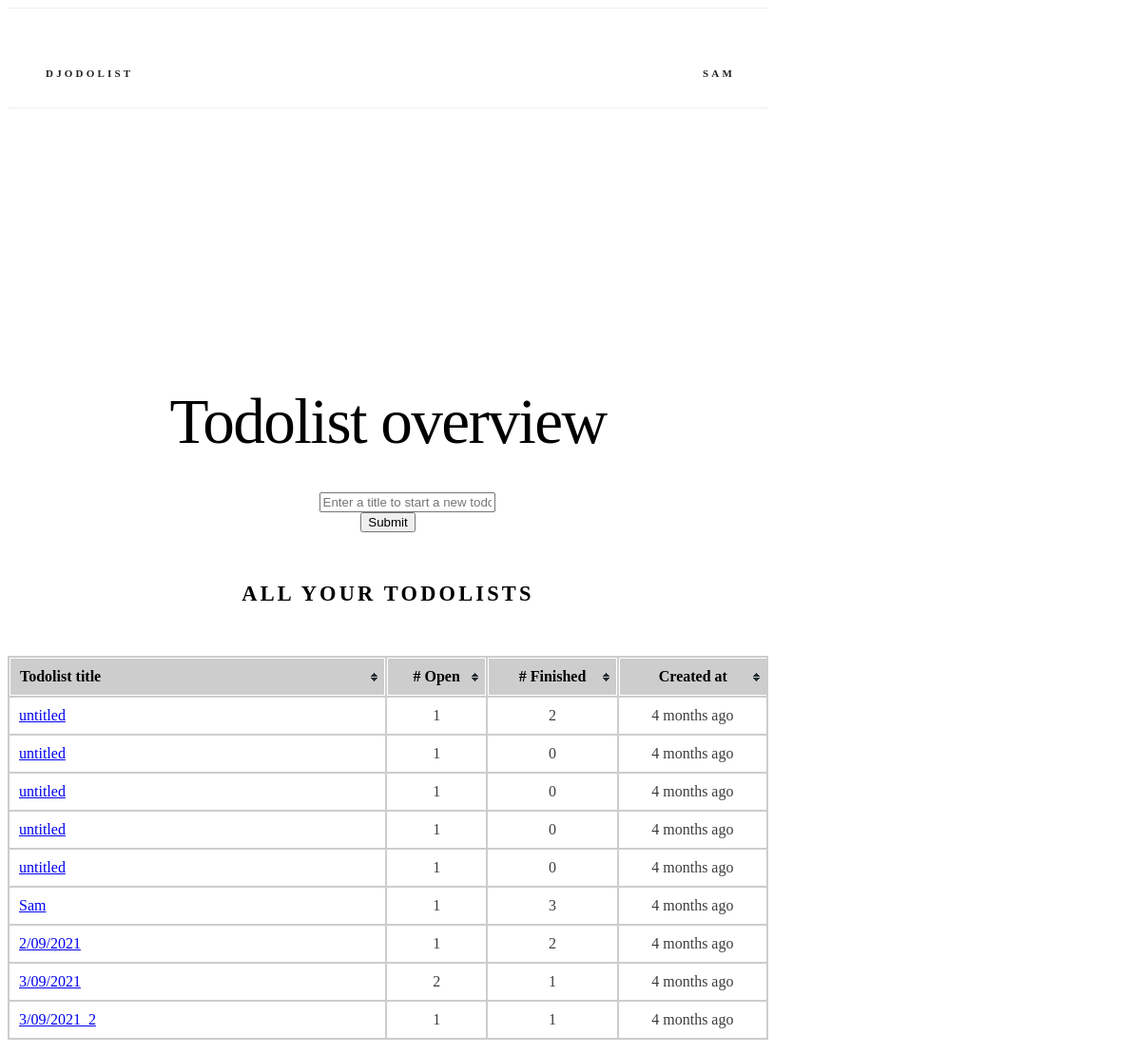
The app's page /todolists/ (signed in) with its own data.
### lists/models.py (models this page shows, shortened)
class TodoList(models.Model):
    title = models.CharField(max_length=128, default="Untitled")
    created_at = models.DateTimeField(auto_now=True)
    creator = models.ForeignKey(
        User, null=True, related_name="todolists", on_delete=models.CASCADE
    )
    class Meta:
        ordering = ("created_at",)
    def count_finished(self):
        return self.todos.filter(is_finished=True).count()
    def count_open(self):
        return self.todos.filter(is_finished=False).count()

### lists/views.py (the view)
# urls.py: path("todolists/", views.overview, name="overview"),
@login_required
def overview(request):
    if request.method == "POST":
        return redirect("lists:add_todolist")
    return render(request, "lists/overview.html", {"form": TodoListForm()})

### lists/forms.py
class TodoListForm(forms.Form):
    title = forms.CharField(
        **form_kwargs(
            widget=forms.TextInput(
                attrs=widget_attrs("Enter a title to start a new todolist")
            )
        )
    )

### lists/templatetags/lists_extras.py (called while the page is built)
@register.filter("humanize")
def humanize_time(dt, past_="ago", future_="from now", default="just now"):
    now = datetime.utcnow()
    dt = dt.replace(tzinfo=None)
    if now > dt:
        diff = now - dt
        dt_is_past = True
    else:
        diff = dt - now
        dt_is_past = False
    periods = (
        (diff.days // 365, "year", "years"),
        (diff.days // 30, "month", "months"),
        (diff.days // 7, "week", "weeks"),
        (diff.days, "day", "days"),
        (diff.seconds // 3600, "hour", "hours"),
        (diff.seconds // 60, "minute", "minutes"),
        (diff.seconds, "second", "seconds"),
    )
    for period, singular, plural in periods:
        if period:
            return "%d %s %s" % (
                period,
                singular if period == 1 else plural,
                past_ if dt_is_past else future_,
            )
    return default

@register.filter("in_seconds")
def in_seconds(dt):
    return int((dt.replace(tzinfo=None) - datetime(1970, 1, 1)).total_seconds())

### lists/templates/lists/overview.html (shortened to what this page needs)
{% extends "base.html" %}
{% load static %}
{% load lists_extras %}
{% block css %}
<link rel="stylesheet" href="{% static 'lists/css/table.css' %}"> {% endblock %}
{% block body %}
<section class="header">
  <h2 class="title">Todolist overview</h2>
  <div class="row">
    <div class="six columns">
      <form action="{% url 'lists:add_todolist' %}" method=post>
        <dl>
          <dd>{{ form }}
          <dt><input type="submit" value="Submit">
        </dl>
      </form>
    </div>
  </div>
  <div class="row">
    <div class="u-full-width">
      <h6 class="docs-header todolist-overview">All your todolists</h6>
      <table id="todolist-overview-table" class="tablesorter">
        <thead>
          <tr>
            <th class='todolist-title'>Todolist title</th>
            <th># Open</th>
            <th># Finished</th>
            <th class="datetime">Created at</th>
          </tr>
        </thead>
        <tbody>
          {% for todolist in user.todolists.all %}
          <tr>
            <td class='todolist-title'><a href="{% url 'lists:todolist' todolist_id=todolist.id %}">{{ todolist.title }}</a></td>
            <td>{{ todolist.count_open }}</td>
            <td>{{ todolist.count_finished }}</td>
            <td data-time-in-seconds="{{ todolist.created_at|in_seconds }}">{{ todolist.created_at|humanize }}</td>
          </tr>
          {% endfor %}
        </tbody>
      </table>
    </div>
  </div>
</section>
{% endblock %}

### todolist/templates/base.html (shortened to what this page needs)
<!DOCTYPE html>
<html lang="en">
<head>
  {% load static %}
  <link rel="stylesheet" type="text/css" href="https://cdnjs.cloudflare.com/ajax/libs/normalize/3.0.2/normalize.min.css">
  <link rel="stylesheet" type="text/css" href="https://cdnjs.cloudflare.com/ajax/libs/skeleton/2.0.4/skeleton.min.css">
  <link rel="stylesheet" type="text/css" href="{% static 'css/custom.css' %}">
  {% block css %}{% endblock %}
</head>
<body>
  <div class="container">
    <nav class="navbar">
      <div class="container">
        <ul class="navbar-list">
          <li class="navbar-item"><a class="navbar-link" href="{% url 'lists:index' %}">Djodolist</a></li>
          {% if not user.is_authenticated %}
          <li class="navbar-item">
            <a class="navbar-link" href="{% url 'auth:login' %}">Login</a> {% else %}
            <li class="navbar-item">
              <a class="navbar-link" href="#" data-popover="#moreNavPopover">{{ user.username }}</a>
            </li>
            {% endif %}
        </ul>
      </div>
    </nav>
    {% block body %}{% endblock %}
  </div>
</body>
</html>

### todolist/static/css/custom.css (style rules this page uses)
.title { margin-top: 0; margin-bottom: 2rem; font-weight: 300; font-size: 3.6rem; line-height: 1.25; letter-spacing: -.1rem; word-wrap: break-word; }
th.todolist-title, tr td.todolist-title { width: 50%; word-break: break-word; }
.container { max-width: 800px; }
.header { margin-top: 6rem; text-align: center; }
.docs-header { text-transform: uppercase; font-size: 1.4rem; letter-spacing: .2rem; font-weight: 600; }
.navbar { display: none; }
@media (min-width: 550px) { .title { font-size: 4.2rem; } }
@media (min-width: 550px) { .header { margin-top: 18rem; } }
@media (min-width: 750px) { .navbar, .navbar-spacer { display: block; width: 100%; height: 6.5rem; background: #fff; z-index: 99; border-top: 1px solid #eee; border-bottom: 1px solid #eee; } }
@media (min-width: 750px) { .navbar > .container { width: 100%; } }
@media (min-width: 750px) { .navbar-list { list-style: none; margin-bottom: 0; } }
@media (min-width: 750px) { .navbar-item { position: relative; float: left; margin-bottom: 0; } }
@media (min-width: 750px) { .navbar-item:last-child { float: right; } }
@media (min-width: 750px) { .navbar-link { text-transform: uppercase; font-size: 11px; font-weight: 600; letter-spacing: .2rem; margin-right: 35px; text-decoration: none; line-height: 6.5rem; color: #222; } }

### lists/static/lists/css/table.css (style rules this page uses)
table.tablesorter { background-color: #CDCDCD; margin: 10px 0pt 15px; width: 100%; text-align: left; }
table.tablesorter thead tr th, table.tablesorter tbody tr td, table.tablesorter tfoot tr th { padding: 10px; text-align: center; }
table.tablesorter th:first-child, table.tablesorter tbody tr td:first-child { text-align: left; }
table.tablesorter thead tr th, table.tablesorter tfoot tr th { border: 1px solid #FFF; }
table.tablesorter th:last-child { border-right: 0px solid #FFF; }
table.tablesorter thead tr .header { background-image: url(../images/bg.gif); background-repeat: no-repeat; background-position: center right; cursor: pointer; }
table.tablesorter tbody td { color: #3D3D3D; padding: 4px; background-color: #FFF; vertical-align: top; }

### records on screen
TodoList: title "untitled", count_open "1", count_finished "2", created_at "4 months ago"
TodoList: title "untitled", count_open "1", count_finished "0", created_at "4 months ago"
TodoList: title "untitled", count_open "1", count_finished "0", created_at "4 months ago"
TodoList: title "untitled", count_open "1", count_finished "0", created_at "4 months ago"
TodoList: title "untitled", count_open "1", count_finished "0", created_at "4 months ago"
TodoList: title "Sam", count_open "1", count_finished "3", created_at "4 months ago"
TodoList: title "2/09/2021", count_open "1", count_finished "2", created_at "4 months ago"
TodoList: title "3/09/2021", count_open "2", count_finished "1", created_at "4 months ago"
TodoList: title "3/09/2021_2", count_open "1", count_finished "1", created_at "4 months ago"

### other values on screen
{{ user.username }} "SAM"
